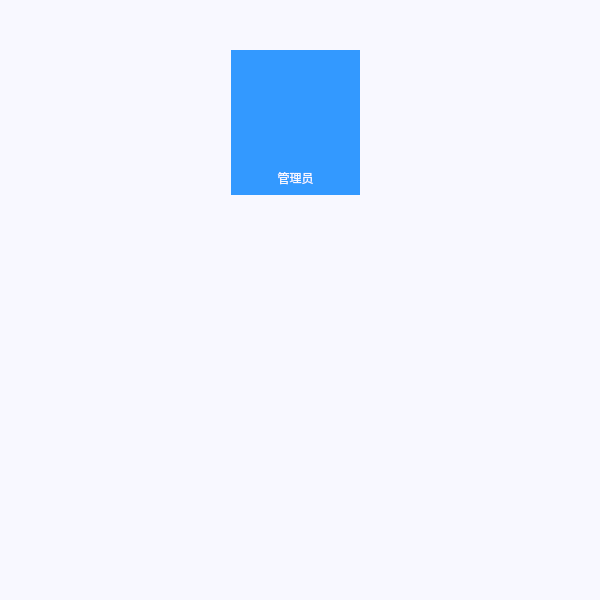
<?xml version="1.0" encoding="UTF-8"?>
<ui version="4.0">
 <class>PasswordPanel</class>
 <widget class="QDialog" name="PasswordPanel">
  <property name="geometry">
   <rect>
    <x>0</x>
    <y>0</y>
    <width>600</width>
    <height>600</height>
   </rect>
  </property>
  <property name="windowTitle">
   <string>Dialog</string>
  </property>
  <property name="styleSheet">
   <string notr="true">background-color: rgb(248, 248, 255);</string>
  </property>
  <widget class="QPushButton" name="pushButton_delete">
   <property name="enabled">
    <bool>true</bool>
   </property>
   <property name="geometry">
    <rect>
     <x>339</x>
     <y>480</y>
     <width>75</width>
     <height>46</height>
    </rect>
   </property>
   <property name="focusPolicy">
    <enum>Qt::NoFocus</enum>
   </property>
   <property name="styleSheet">
    <string notr="true">background : transparent;</string>
   </property>
   <property name="text">
    <string/>
   </property>
   <property name="flat">
    <bool>true</bool>
   </property>
  </widget>
  <widget class="QPushButton" name="pushButton_8">
   <property name="enabled">
    <bool>true</bool>
   </property>
   <property name="geometry">
    <rect>
     <x>259</x>
     <y>429</y>
     <width>75</width>
     <height>46</height>
    </rect>
   </property>
   <property name="focusPolicy">
    <enum>Qt::NoFocus</enum>
   </property>
   <property name="styleSheet">
    <string notr="true">background : transparent;</string>
   </property>
   <property name="text">
    <string/>
   </property>
   <property name="flat">
    <bool>true</bool>
   </property>
  </widget>
  <widget class="QPushButton" name="pushButton_5">
   <property name="enabled">
    <bool>true</bool>
   </property>
   <property name="geometry">
    <rect>
     <x>259</x>
     <y>378</y>
     <width>75</width>
     <height>46</height>
    </rect>
   </property>
   <property name="focusPolicy">
    <enum>Qt::NoFocus</enum>
   </property>
   <property name="styleSheet">
    <string notr="true">background : transparent;</string>
   </property>
   <property name="text">
    <string/>
   </property>
   <property name="flat">
    <bool>true</bool>
   </property>
  </widget>
  <widget class="QLabel" name="label_2">
   <property name="geometry">
    <rect>
     <x>255</x>
     <y>69</y>
     <width>81</width>
     <height>91</height>
    </rect>
   </property>
   <property name="styleSheet">
    <string notr="true">border-image: url(:/pwd/password/Administrator_white.png);
background-color: transparent</string>
   </property>
   <property name="text">
    <string/>
   </property>
  </widget>
  <widget class="QPushButton" name="pushButton_13">
   <property name="enabled">
    <bool>false</bool>
   </property>
   <property name="geometry">
    <rect>
     <x>231</x>
     <y>50</y>
     <width>129</width>
     <height>145</height>
    </rect>
   </property>
   <property name="focusPolicy">
    <enum>Qt::NoFocus</enum>
   </property>
   <property name="styleSheet">
    <string notr="true">border-style: solid;
background-color: rgb(51,153,255);</string>
   </property>
   <property name="text">
    <string/>
   </property>
   <property name="flat">
    <bool>true</bool>
   </property>
  </widget>
  <widget class="QLabel" name="label">
   <property name="geometry">
    <rect>
     <x>270</x>
     <y>170</y>
     <width>51</width>
     <height>16</height>
    </rect>
   </property>
   <property name="styleSheet">
    <string notr="true">font: 10pt &quot;黑体&quot;;
color: rgb(248, 248, 255);
background:transparent;</string>
   </property>
   <property name="text">
    <string>管理员</string>
   </property>
   <property name="alignment">
    <set>Qt::AlignCenter</set>
   </property>
  </widget>
  <widget class="QPushButton" name="pushButton_6">
   <property name="enabled">
    <bool>true</bool>
   </property>
   <property name="geometry">
    <rect>
     <x>339</x>
     <y>378</y>
     <width>75</width>
     <height>46</height>
    </rect>
   </property>
   <property name="focusPolicy">
    <enum>Qt::NoFocus</enum>
   </property>
   <property name="styleSheet">
    <string notr="true">background : transparent;</string>
   </property>
   <property name="text">
    <string/>
   </property>
   <property name="flat">
    <bool>true</bool>
   </property>
  </widget>
  <widget class="QPushButton" name="pushButton_1">
   <property name="enabled">
    <bool>true</bool>
   </property>
   <property name="geometry">
    <rect>
     <x>179</x>
     <y>327</y>
     <width>75</width>
     <height>46</height>
    </rect>
   </property>
   <property name="focusPolicy">
    <enum>Qt::NoFocus</enum>
   </property>
   <property name="styleSheet">
    <string notr="true">background : transparent;</string>
   </property>
   <property name="text">
    <string/>
   </property>
   <property name="flat">
    <bool>true</bool>
   </property>
  </widget>
  <widget class="QPushButton" name="pushButton_7">
   <property name="enabled">
    <bool>true</bool>
   </property>
   <property name="geometry">
    <rect>
     <x>179</x>
     <y>429</y>
     <width>75</width>
     <height>46</height>
    </rect>
   </property>
   <property name="focusPolicy">
    <enum>Qt::NoFocus</enum>
   </property>
   <property name="styleSheet">
    <string notr="true">background : transparent;</string>
   </property>
   <property name="text">
    <string/>
   </property>
   <property name="flat">
    <bool>true</bool>
   </property>
  </widget>
  <widget class="QPushButton" name="pushButton_9">
   <property name="enabled">
    <bool>true</bool>
   </property>
   <property name="geometry">
    <rect>
     <x>339</x>
     <y>429</y>
     <width>75</width>
     <height>46</height>
    </rect>
   </property>
   <property name="focusPolicy">
    <enum>Qt::NoFocus</enum>
   </property>
   <property name="styleSheet">
    <string notr="true">background : transparent;</string>
   </property>
   <property name="text">
    <string/>
   </property>
   <property name="flat">
    <bool>true</bool>
   </property>
  </widget>
  <widget class="QPushButton" name="pushButton">
   <property name="enabled">
    <bool>false</bool>
   </property>
   <property name="geometry">
    <rect>
     <x>162</x>
     <y>309</y>
     <width>268</width>
     <height>234</height>
    </rect>
   </property>
   <property name="styleSheet">
    <string notr="true">border-image: url(:/pwd/password/num.png);</string>
   </property>
   <property name="text">
    <string/>
   </property>
   <property name="flat">
    <bool>true</bool>
   </property>
  </widget>
  <widget class="QPushButton" name="pushButton_2">
   <property name="geometry">
    <rect>
     <x>259</x>
     <y>327</y>
     <width>75</width>
     <height>46</height>
    </rect>
   </property>
   <property name="focusPolicy">
    <enum>Qt::NoFocus</enum>
   </property>
   <property name="styleSheet">
    <string notr="true">background : transparent;</string>
   </property>
   <property name="text">
    <string/>
   </property>
   <property name="flat">
    <bool>true</bool>
   </property>
  </widget>
  <widget class="QPushButton" name="pushButton_3">
   <property name="geometry">
    <rect>
     <x>339</x>
     <y>327</y>
     <width>75</width>
     <height>46</height>
    </rect>
   </property>
   <property name="focusPolicy">
    <enum>Qt::NoFocus</enum>
   </property>
   <property name="styleSheet">
    <string notr="true">background : transparent;</string>
   </property>
   <property name="text">
    <string/>
   </property>
   <property name="flat">
    <bool>true</bool>
   </property>
  </widget>
  <widget class="QPushButton" name="but_close">
   <property name="geometry">
    <rect>
     <x>563</x>
     <y>0</y>
     <width>38</width>
     <height>38</height>
    </rect>
   </property>
   <property name="focusPolicy">
    <enum>Qt::NoFocus</enum>
   </property>
   <property name="styleSheet">
    <string notr="true">border-image: url(:/icon/close.bmp);</string>
   </property>
   <property name="text">
    <string/>
   </property>
   <property name="flat">
    <bool>true</bool>
   </property>
  </widget>
  <widget class="QPushButton" name="pushButton_password">
   <property name="enabled">
    <bool>false</bool>
   </property>
   <property name="geometry">
    <rect>
     <x>241</x>
     <y>224</y>
     <width>109</width>
     <height>19</height>
    </rect>
   </property>
   <property name="styleSheet">
    <string notr="true">border-image: url(:/pwd/password/pwd_0.bmp);</string>
   </property>
   <property name="text">
    <string/>
   </property>
   <property name="flat">
    <bool>true</bool>
   </property>
  </widget>
  <widget class="QPushButton" name="pushButton_4">
   <property name="enabled">
    <bool>true</bool>
   </property>
   <property name="geometry">
    <rect>
     <x>179</x>
     <y>378</y>
     <width>75</width>
     <height>46</height>
    </rect>
   </property>
   <property name="focusPolicy">
    <enum>Qt::NoFocus</enum>
   </property>
   <property name="styleSheet">
    <string notr="true">background : transparent;</string>
   </property>
   <property name="text">
    <string/>
   </property>
   <property name="flat">
    <bool>true</bool>
   </property>
  </widget>
  <widget class="QPushButton" name="pushButton_error">
   <property name="enabled">
    <bool>false</bool>
   </property>
   <property name="geometry">
    <rect>
     <x>232</x>
     <y>263</y>
     <width>127</width>
     <height>24</height>
    </rect>
   </property>
   <property name="text">
    <string/>
   </property>
   <property name="flat">
    <bool>true</bool>
   </property>
  </widget>
  <widget class="QPushButton" name="pushButton_0">
   <property name="enabled">
    <bool>true</bool>
   </property>
   <property name="geometry">
    <rect>
     <x>259</x>
     <y>480</y>
     <width>75</width>
     <height>46</height>
    </rect>
   </property>
   <property name="focusPolicy">
    <enum>Qt::NoFocus</enum>
   </property>
   <property name="styleSheet">
    <string notr="true">background : transparent;</string>
   </property>
   <property name="text">
    <string/>
   </property>
   <property name="flat">
    <bool>true</bool>
   </property>
  </widget>
  <zorder>pushButton_13</zorder>
  <zorder>pushButton</zorder>
  <zorder>pushButton_delete</zorder>
  <zorder>pushButton_8</zorder>
  <zorder>pushButton_5</zorder>
  <zorder>label_2</zorder>
  <zorder>label</zorder>
  <zorder>pushButton_6</zorder>
  <zorder>pushButton_1</zorder>
  <zorder>pushButton_7</zorder>
  <zorder>pushButton_9</zorder>
  <zorder>pushButton_2</zorder>
  <zorder>pushButton_3</zorder>
  <zorder>but_close</zorder>
  <zorder>pushButton_password</zorder>
  <zorder>pushButton_4</zorder>
  <zorder>pushButton_error</zorder>
  <zorder>pushButton_0</zorder>
 </widget>
 <resources/>
 <connections/>
</ui>
